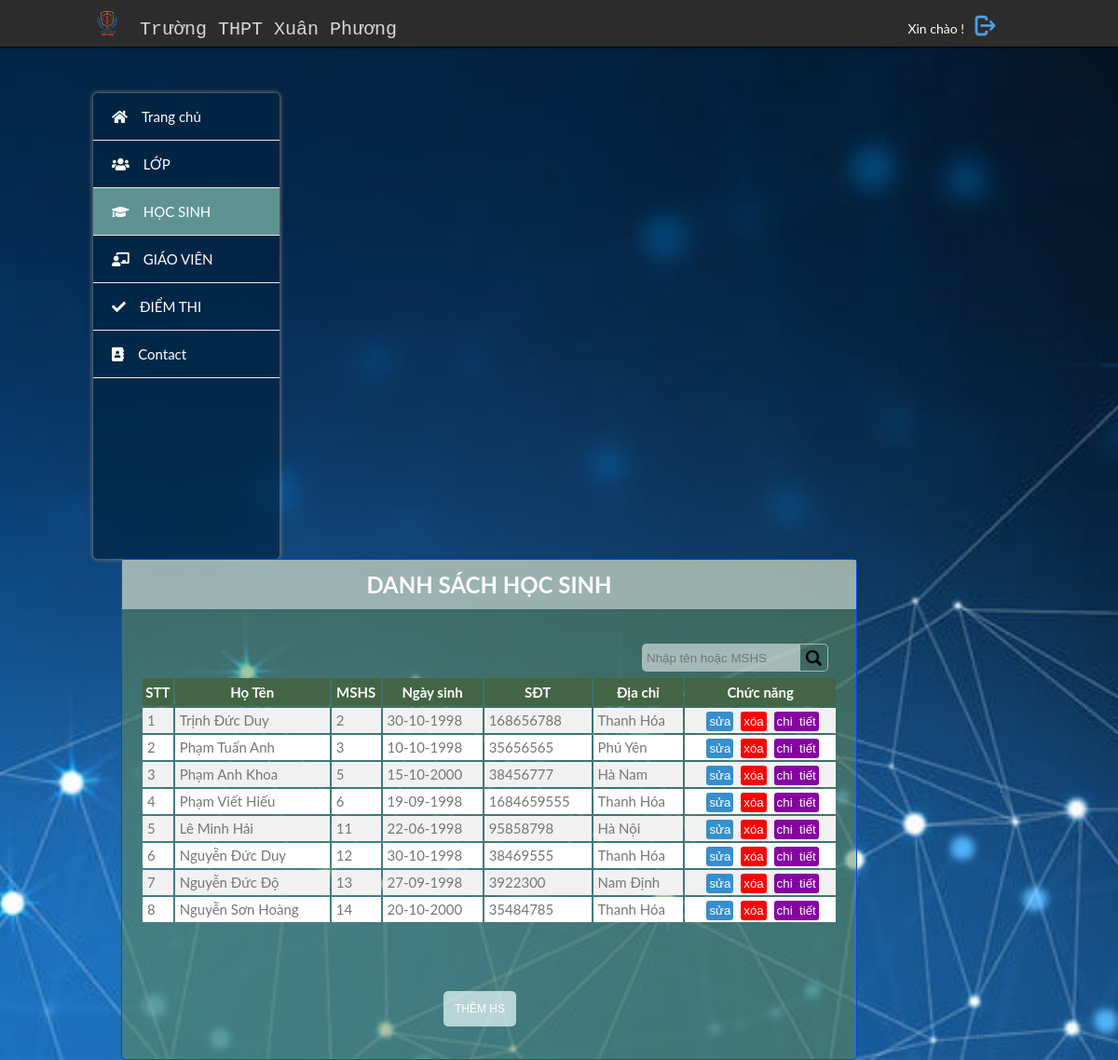
/hocsinh.php (signed in), run on the app's committed database.
### tables this page shows
CREATE TABLE `hocsinh` (
  `hocsinhID` int(11) NOT NULL,
  `MaHS` int(11) NOT NULL,
  `lopID` int(11) NOT NULL,
  `name` text NOT NULL,
  `birthday` date NOT NULL,
  `phonenumber` int(11) NOT NULL,
  `address` text NOT NULL,
  `avt` text NOT NULL,
  `so_truong` text NOT NULL
);

### hocsinh.php (the view, shortened to what this page needs)
<!DOCTYPE html>
<html>
<?php
	if (isset($_SESSION['username'])){
	$link = new mysqli('localhost','root','','hocsinh') or die('kết nối thất bại ');
	mysqli_query($link, 'SET NAMES UTF8');
?>
    <head>
        <link rel="stylesheet" href="css/qlhs.css">
        <link rel="stylesheet" href="style/fontawesome/css/all.css">
    </head>
    <body>
        <header>
            <div class="container">
                 <div id="logo">
					  <div id="logoImg">
						   <img src="image/anh4.png " width="30px">
					  </div>
					<a href="index.php">Trường THPT Xuân Phương</a>
				 </div>
				<div id="accountName">
					<p> Xin chào ! </p>
					<a href="dangxuat.php" alt= "Đăng xuất"> <img src="image/logout.png" width="25px"> </a>
				</div>
            </div>
        </header>
        <div class="body">
			<div class="container">
				<div id="menu">
                  <ul>
                      <li><a href="index.php"><i class="fas fa-home"></i>Trang chủ</a></li>
                      <li><a href="lop.php"><i class="fas fa-users"></i>LỚP</a></li>
                      <li><a id="current" href="hocsinh.php" ><i class="fas fa-graduation-cap"></i>HỌC SINH</a></li>
                      <li><a href="giaovien.php"><i class="fas fa-chalkboard-teacher"></i>GIÁO VIÊN</a></li>
                      <li><a href="diemthi.php"><i class="fas fa-check"></i>ĐIỂM THI</a></li>
                      <li><a href="contact.php"><i class="fas fa-address-book"></i>Contact</a></li>
                  </ul>
              </div>
              <div id="main-contain">
			  <h2>DANH SÁCH HỌC SINH </h2><br>
			  <div id="listSV">
				<form method= "post" id= "f_search"> <input id = "txtSearch" type="search" name= "search" placeholder = "Nhập tên hoặc MSHS">
				<input id= "btnSearch" type = "submit" name = "tim" value="" >
				</form>
							  <table width = "70%">
								<tr>
									<th>STT</th>
									<th>Họ Tên</th>
									<th>MSHS</th>
									<th>Ngày sinh</th>
									<th>SĐT</th>
									<th>Địa chỉ</th>
									<th>Chức năng</th>
								</tr>
							<?php
								if (isset($_POST['tim'])){
									$giatri = $_POST['search'];
									if (empty($giatri))
									{
										echo "Bạn muốn tìm gì?";
									}
									   else
									{
										$query = "SELECT * FROM hocsinh WHERE hocsinh.name LIKE '%".$giatri."%' or hocsinh.hocsinhID = '$giatri'";
									}
									}
								else{
								$query = "SELECT * FROM hocsinh";
								}
								$result = mysqli_query($link, $query);
								if(mysqli_num_rows($result) > 0){
									$i=0;
									while ($r = mysqli_fetch_assoc($result)){
										$i++;
										$hocsinhID = $r['hocsinhID'];
										$ten= $r['name'];
										$ngaysinhsql =$r['birthday'];
										$ngaysinh = date("d-m-Y", strtotime($ngaysinhsql));
										$sdt = $r['phonenumber'];
										$quequan = $r['address'];
										echo "<tr> ";
										echo "<td>$i</td>";
										echo "<td>$ten</td>"	;
										echo "<td>$hocsinhID</td>";
										echo "<td>$ngaysinh</td>";
										echo "<td>$sdt</td>"	;
										echo "<td>$quequan</td>"	;
										echo " <td style='text-align: center;'> <a href='chucnang/suasv.php?id=$hocsinhID'><input id='btnSua' type='button' value='sửa' '></a>   <a href='chucnang/xoasv.php?id=$hocsinhID'><input id='btnXoa' type='button' value='xóa'></a> <a href='thongtinsv.php?id=$hocsinhID'><input id='btnChitiet' type='button' value='chi  tiết' '></a>  </td>";
										}
									}
							?>
							</table>
					  </div>
			  <br>
				<form id="formChucnang">
				<a href="chucnang/themSV.php" ><input  id="btnThemSV" type="button" value="THÊM HS"> </a>
				</form>
              </div>
            </div>
        </div>
    </body>
</html>
<?php
	}
	else {
		header('location:login.php');
	}
?>

### css/qlhs.css (style rules this page uses)
* { margin: 0; padding: 0; }
body { font: 400 15px/1.8 Lato, sans-serif; color: #777; background: #98a7a7 url("../image/bomaybucroi.jpg") no-repeat fixed center; background-size: cover; }
input { outline: none; }
a { text-decoration: none; color: white; }
.container { margin: 0px 100px; }
header { position: fixed; top: 0px; left: 0px; height: 40px; background: rgb(44, 44, 44); color: #efd5d5; text-align: left; padding-top: 10px; width: 100%; box-shadow: 0px 1px 2px black; z-index: 1; }
#logo { float: left; width: 50%; font-size: 20px; }
#logo a { float: left; margin-top: 4px; color: #d7d7d7; font-family: monospace; transition: 0.2s linear; }
#logoImg { float: left; margin-right: 20px; }
#accountName { float: right; padding-top: 5px; margin-right: 30px; }
#accountName p { float: left; margin-right: 10px; margin-top: 5px; }
.body { margin: 100px 0px; height: 500px; }
#menu { float: left; color: black; background: #012440ab; width: 200px; height: 500px; border-radius: 5px; box-shadow: 0px 0px 4px 1px #787878; }
#menu ul { list-style-type: none; }
#menu ul li { height: 50px; line-height: 50px; border-bottom: 1px solid #e8e9e9; }
#menu ul li a { display: block; text-decoration: none; color: #ffffff; padding-left: 20px; transition: 0.2s ease-in; }
#menu ul li a:hover, #current { background: #5f9393; }
#menu i { margin-right: 15px; }
#main-contain { background: #648c5687; float: left; width: 79%; min-height: 500px; margin-left: 30px; border: 1px solid #0549e5; border-radius: 5px; box-sizing: border-box; }
#main-contain h2 { background: #ffffff7a; color: white; padding: 5px; text-align: center; }
#listSV { margin: 10px 20px; }
#listSV table { margin: 0 auto; width: 100%; }
#listSV th { height: 30px; background: #023005bd; color: white; }
#listSV tr { height: 20px; background: white; }
#listSV td { padding-left: 5px; }
#listSV tr:nth-child(even) { background-color: #f1f1f1; }
#formChucnang { margin-top: 30px; text-align: center; margin-bottom: 30px; margin-right: 20px; }
#formChucnang input { font-size: 12px; border: none; padding: 1em; cursor: pointer; margin: 5px; border-radius: 5px; color: white; transition: 0.1s linear; }
#btnThemSV { background: #f0ffffad; }
#btnXoa, #btnSua, #btnChitiet { border: none; padding: 3px; border-radius: 3px; color: white; margin: 2px; cursor: pointer; transition: 0.1s ease-in; }
#btnXoa { background: red; }
#btnSua { background: #358fce; }
#btnChitiet { background: #8603a2; }
#f_search { width: 200px; position: relative; margin-bottom: 5px; float: right; margin-right: 10px; box-shadow: 0px 0px 1px #436646; border-radius: 5px; }
#txtSearch { width: 170px; height: 30px; position: relative; border: none; border-radius: 5px 0px 0px 5px; padding: 5px; background: #fefefe8a; }
#btnSearch { background: url(../image/searchicon.png) no-repeat center; background-size: 60%; position: absolute; top: 0px; right: 0px; border: none; width: 30px; height: 30px; border: 1px solid #ffffff87; border-radius: 0px 5px 5px 0px; border-left: none; cursor: pointer; }
h2 { color: #f0f0f0; }
p { line-height: 1.6; color: #555; }
h2 { color: white; font-size: 24px; }
p { line-height: 1.6; color: white; font-size: 14px; }

### css/all.css (style rules this page uses)
.fa, .fas, .far, .fal, .fab { -moz-osx-font-smoothing: grayscale; -webkit-font-smoothing: antialiased; display: inline-block; font-style: normal; font-variant: normal; text-rendering: auto; line-height: 1; }
.fa-address-book:before { content: "\f2b9"; }
.fa-chalkboard-teacher:before { content: "\f51c"; }
.fa-check:before { content: "\f00c"; }
.fa-graduation-cap:before { content: "\f19d"; }
.fa-home:before { content: "\f015"; }
.fa-users:before { content: "\f0c0"; }
.fa, .fas { font-family: 'Font Awesome 5 Free'; font-weight: 900; }

### data on the page
hocsinh: name "Trịnh Đức Duy", hocsinhID "2", birthday "30-10-1998", phonenumber "168656788", address "Thanh Hóa"
hocsinh: name "Phạm Tuấn Anh", hocsinhID "3", birthday "10-10-1998", phonenumber "35656565", address "Phú Yên"
hocsinh: name "Phạm Anh Khoa", hocsinhID "5", birthday "15-10-2000", phonenumber "38456777", address "Hà Nam"
hocsinh: name "Phạm Viết Hiếu", hocsinhID "6", birthday "19-09-1998", phonenumber "1684659555", address "Thanh Hóa"
hocsinh: name "Lê Minh Hải", hocsinhID "11", birthday "22-06-1998", phonenumber "95858798", address "Hà Nội"
hocsinh: name "Nguyễn Đức Duy", hocsinhID "12", birthday "30-10-1998", phonenumber "38469555", address "Thanh Hóa"
hocsinh: name "Nguyễn Đức Độ", hocsinhID "13", birthday "27-09-1998", phonenumber "3922300", address "Nam Định"
hocsinh: name "Nguyễn Sơn Hoàng", hocsinhID "14", birthday "20-10-2000", phonenumber "35484785", address "Thanh Hóa"
